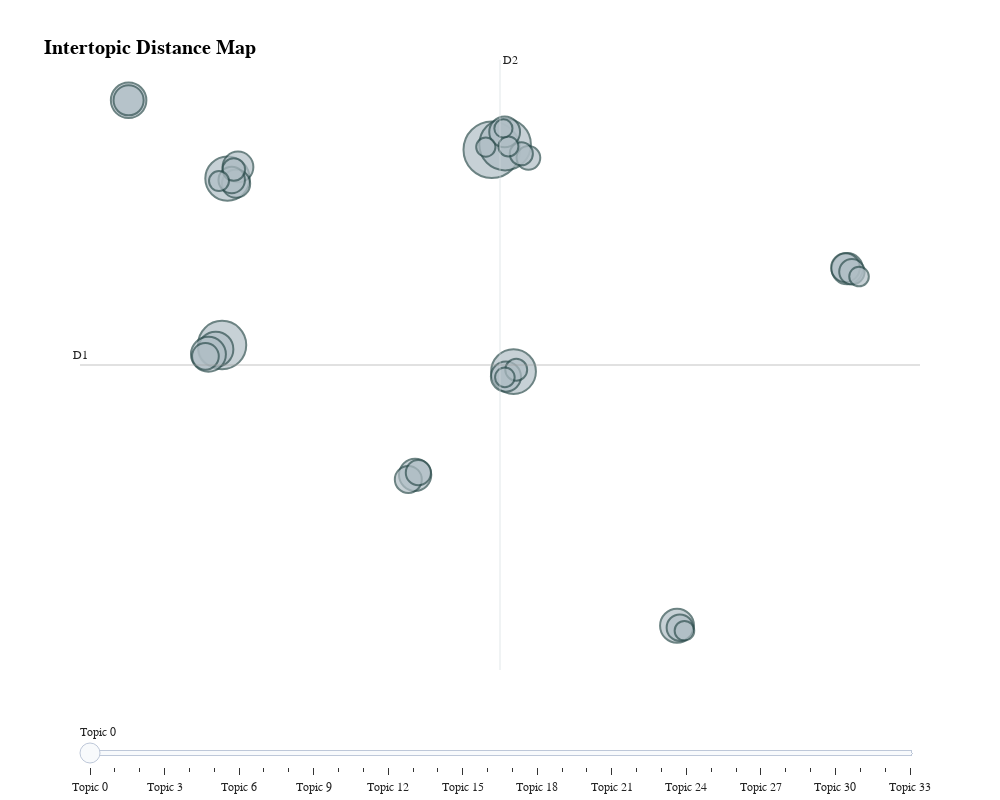

The cell this chart's notebook holds for it:
### Code cell
# ------------------------------------------------------------
# Visualize intertopic distances
# ------------------------------------------------------------

# N.B. UMAP (Uniform Manifold Approximation and Projection)
# used for dimensionality reduction. 
fig_2d = topic_model.visualize_topics(custom_labels=True)

# Update background and grid
fig_2d.update_layout(
    plot_bgcolor="white",
    paper_bgcolor="white",
    font_family="Arial",
    title_font_size=20,
    title_x=0.15,  # Center title
    width=1000,
    height=800,
    xaxis=dict(
        showgrid=False,
        zeroline=True,
        showline=True,
        ticks="outside",
        title=None
    ),
    yaxis=dict(
        showgrid=False,
        zeroline=True,
        showline=True,
        ticks="outside",
        title=None
    ),
    legend=dict(
        orientation="h",
        yanchor="bottom",
        y=1.02,
        xanchor="center",
        x=0.5
    )
)

fig_2d.write_image("../outputs/intertopic_distance_map_2D.png")
fig_2d.write_html("../outputs/intertopic_distance_map_2D.html")   

fig_2d.show()

### Figure 1 — Plotly figure (JSON) as saved in the notebook; plotly's stock layout.template omitted (floating-point values rounded to 4 significant figures)
{"data": [{"customdata": [[0, "safety | iosa | accidents | accident | audit", 233], [1, "security | information | passenger | smart security | screening", 194], [2, "settlement | billion | processed | bsp | cass", 170], [3, "charges | airport | airports | infrastructure | cost", 146], [4, "business | global | governments | important | great", 143], [5, "ndc | order | travel | airline | retailing", 92], [6, "baggage | fast travel | fast | boarding | passengers", 90], [7, "cargo | e-freight | freight | e-awb | chain", 89], [8, "saf | corsia | emissions | production | carbon", 84], [9, "regulation | rights | passenger rights | regulations | smarter", 76], [10, "markets | growth | load | premium | capacity", 71], [11, "covid-19 | health | testing | travel | pandemic", 69], [12, "airlines | airways | china | cargo | latam", 69], [13, "tax | taxes | taxation | government | tourism", 66], [14, "data | intelligence | consulting | cargois | solutions", 66], [15, "cargo | trade | growth | global | demand", 60], [16, "world | commercial | jobs | people | economic", 58], [17, "unruly | mc99 | mp14 | passengers | incidents", 53], [18, "ceiv | lithium | batteries | dangerous | dangerous goods", 52], [19, "training | itdi | strategic | courses | partners", 51], [20, "emissions | carbon | environmental | technology | fuel efficiency", 51], [21, "profit | billion | net | profits | profitability", 47], [22, "slot | wsg | slots | airport | airports", 46], [23, " |  |  |  | ", 41], [24, "fax | tel fax | tel | offices | box", 39], [25, "chairman | president | airlines | airways | mr", 37], [26, "atm | airspace | european | nextgen | traffic", 35], [27, "identity | id | digital | biometric | travel", 29], [28, "diversity | inclusion | diversity inclusion | female | gender", 29], [29, "ienva | waste | environmental | assessment | stage", 28], [30, "fuel | jet fuel | jet | supply | fuel supply", 28], [31, "oil | barrel | prices | fuel | price", 28], [32, "isago | ground | audits | audit | ground operations", 27], [33, "domestic | travel | rpks | international | traffic", 24]], "hovertemplate": "<b>Topic %{customdata[0]}</b><br>%{customdata[1]}<br>Size: %{customdata[2]}", "legendgroup": "", "marker": {"color": "#B0BEC5", "line": {"color": "DarkSlateGrey", "width": 2}, "size": [233, 194, 170, 146, 143, 92, 90, 89, 84, 76, 71, 69, 69, 66, 66, 60, 58, 53, 52, 51, 51, 47, 46, 41, 39, 37, 35, 29, 29, 28, 28, 28, 27, 24], "sizemode": "area", "sizeref": 0.1456, "symbol": "circle"}, "mode": "markers", "name": "", "orientation": "v", "showlegend": false, "type": "scatter", "x": [1.301, 1.744, -7.657, 2.024, -7.479, -10.76, -7.866, -8.111, 7.455, -1.245, 13.11, 1.729, -7.129, 1.771, -10.76, 13.05, -7.193, -1.472, -8.21, -7.338, 7.549, 13.26, -1.138, 2.518, 2.282, -7.268, 2.113, 1.854, -7.76, 7.7, 1.736, 13.5, 1.103, 1.688], "xaxis": "x", "y": [10.89, 11.15, 1.184, -0.1343, 9.454, 13.35, 0.9741, 0.7228, -12.77, -5.267, 4.975, 11.77, 10.03, -0.3862, 13.35, 5.027, 9.201, -5.494, 0.6216, 9.384, -12.86, 4.827, -5.16, 10.49, 10.69, 9.909, -0.04531, 11.05, 9.331, -13.01, -0.4218, 4.588, 11.02, 11.95], "yaxis": "y"}], "layout": {"annotations": [{"showarrow": false, "text": "D1", "x": -12.38, "y": 0.1912, "yshift": 10}, {"showarrow": false, "text": "D2", "x": 1.574, "xshift": 10, "y": 15.35}], "font": {"family": "Arial"}, "height": 800, "hoverlabel": {"bgcolor": "white", "font": {"family": "Rockwell", "size": 16}}, "legend": {"itemsizing": "constant", "orientation": "h", "tracegroupgap": 0, "x": 0.5, "xanchor": "center", "y": 1.02, "yanchor": "bottom"}, "margin": {"t": 60}, "paper_bgcolor": "white", "plot_bgcolor": "white", "shapes": [{"line": {"color": "#CFD8DC", "width": 2}, "type": "line", "x0": 1.574, "x1": 1.574, "y0": -14.97, "y1": 15.35}, {"line": {"color": "#9E9E9E", "width": 2}, "type": "line", "x0": -12.38, "x1": 15.52, "y0": 0.1912, "y1": 0.1912}], "sliders": [{"active": 0, "pad": {"t": 50}, "steps": [{"args": [{"marker.color": [["red", "#B0BEC5", "#B0BEC5", "#B0BEC5", "#B0BEC5", "#B0BEC5", "#B0BEC5", "#B0BEC5", "#B0BEC5", "#B0BEC5", "#B0BEC5", "#B0BEC5", "#B0BEC5", "#B0BEC5", "#B0BEC5", "#B0BEC5", "#B0BEC5", "#B0BEC5", "#B0BEC5", "#B0BEC5", "#B0BEC5", "#B0BEC5", "#B0BEC5", "#B0BEC5", "#B0BEC5", "#B0BEC5", "#B0BEC5", "#B0BEC5", "#B0BEC5", "#B0BEC5", "#B0BEC5", "#B0BEC5", "#B0BEC5", "#B0BEC5"]]}], "label": "Topic 0", "method": "update"}, {"args": [{"marker.color": [["#B0BEC5", "red", "#B0BEC5", "#B0BEC5", "#B0BEC5", "#B0BEC5", "#B0BEC5", "#B0BEC5", "#B0BEC5", "#B0BEC5", "#B0BEC5", "#B0BEC5", "#B0BEC5", "#B0BEC5", "#B0BEC5", "#B0BEC5", "#B0BEC5", "#B0BEC5", "#B0BEC5", "#B0BEC5", "#B0BEC5", "#B0BEC5", "#B0BEC5", "#B0BEC5", "#B0BEC5", "#B0BEC5", "#B0BEC5", "#B0BEC5", "#B0BEC5", "#B0BEC5", "#B0BEC5", "#B0BEC5", "#B0BEC5", "#B0BEC5"]]}], "label": "Topic 1", "method": "update"}, {"args": [{"marker.color": [["#B0BEC5", "#B0BEC5", "red", "#B0BEC5", "#B0BEC5", "#B0BEC5", "#B0BEC5", "#B0BEC5", "#B0BEC5", "#B0BEC5", "#B0BEC5", "#B0BEC5", "#B0BEC5", "#B0BEC5", "#B0BEC5", "#B0BEC5", "#B0BEC5", "#B0BEC5", "#B0BEC5", "#B0BEC5", "#B0BEC5", "#B0BEC5", "#B0BEC5", "#B0BEC5", "#B0BEC5", "#B0BEC5", "#B0BEC5", "#B0BEC5", "#B0BEC5", "#B0BEC5", "#B0BEC5", "#B0BEC5", "#B0BEC5", "#B0BEC5"]]}], "label": "Topic 2", "method": "update"}, {"args": [{"marker.color": [["#B0BEC5", "#B0BEC5", "#B0BEC5", "red", "#B0BEC5", "#B0BEC5", "#B0BEC5", "#B0BEC5", "#B0BEC5", "#B0BEC5", "#B0BEC5", "#B0BEC5", "#B0BEC5", "#B0BEC5", "#B0BEC5", "#B0BEC5", "#B0BEC5", "#B0BEC5", "#B0BEC5", "#B0BEC5", "#B0BEC5", "#B0BEC5", "#B0BEC5", "#B0BEC5", "#B0BEC5", "#B0BEC5", "#B0BEC5", "#B0BEC5", "#B0BEC5", "#B0BEC5", "#B0BEC5", "#B0BEC5", "#B0BEC5", "#B0BEC5"]]}], "label": "Topic 3", "method": "update"}, {"args": [{"marker.color": [["#B0BEC5", "#B0BEC5", "#B0BEC5", "#B0BEC5", "red", "#B0BEC5", "#B0BEC5", "#B0BEC5", "#B0BEC5", "#B0BEC5", "#B0BEC5", "#B0BEC5", "#B0BEC5", "#B0BEC5", "#B0BEC5", "#B0BEC5", "#B0BEC5", "#B0BEC5", "#B0BEC5", "#B0BEC5", "#B0BEC5", "#B0BEC5", "#B0BEC5", "#B0BEC5", "#B0BEC5", "#B0BEC5", "#B0BEC5", "#B0BEC5", "#B0BEC5", "#B0BEC5", "#B0BEC5", "#B0BEC5", "#B0BEC5", "#B0BEC5"]]}], "label": "Topic 4", "method": "update"}, {"args": [{"marker.color": [["#B0BEC5", "#B0BEC5", "#B0BEC5", "#B0BEC5", "#B0BEC5", "red", "#B0BEC5", "#B0BEC5", "#B0BEC5", "#B0BEC5", "#B0BEC5", "#B0BEC5", "#B0BEC5", "#B0BEC5", "#B0BEC5", "#B0BEC5", "#B0BEC5", "#B0BEC5", "#B0BEC5", "#B0BEC5", "#B0BEC5", "#B0BEC5", "#B0BEC5", "#B0BEC5", "#B0BEC5", "#B0BEC5", "#B0BEC5", "#B0BEC5", "#B0BEC5", "#B0BEC5", "#B0BEC5", "#B0BEC5", "#B0BEC5", "#B0BEC5"]]}], "label": "Topic 5", "method": "update"}, {"args": [{"marker.color": [["#B0BEC5", "#B0BEC5", "#B0BEC5", "#B0BEC5", "#B0BEC5", "#B0BEC5", "red", "#B0BEC5", "#B0BEC5", "#B0BEC5", "#B0BEC5", "#B0BEC5", "#B0BEC5", "#B0BEC5", "#B0BEC5", "#B0BEC5", "#B0BEC5", "#B0BEC5", "#B0BEC5", "#B0BEC5", "#B0BEC5", "#B0BEC5", "#B0BEC5", "#B0BEC5", "#B0BEC5", "#B0BEC5", "#B0BEC5", "#B0BEC5", "#B0BEC5", "#B0BEC5", "#B0BEC5", "#B0BEC5", "#B0BEC5", "#B0BEC5"]]}], "label": "Topic 6", "method": "update"}, {"args": [{"marker.color": [["#B0BEC5", "#B0BEC5", "#B0BEC5", "#B0BEC5", "#B0BEC5", "#B0BEC5", "#B0BEC5", "red", "#B0BEC5", "#B0BEC5", "#B0BEC5", "#B0BEC5", "#B0BEC5", "#B0BEC5", "#B0BEC5", "#B0BEC5", "#B0BEC5", "#B0BEC5", "#B0BEC5", "#B0BEC5", "#B0BEC5", "#B0BEC5", "#B0BEC5", "#B0BEC5", "#B0BEC5", "#B0BEC5", "#B0BEC5", "#B0BEC5", "#B0BEC5", "#B0BEC5", "#B0BEC5", "#B0BEC5", "#B0BEC5", "#B0BEC5"]]}], "label": "Topic 7", "method": "update"}, {"args": [{"marker.color": [["#B0BEC5", "#B0BEC5", "#B0BEC5", "#B0BEC5", "#B0BEC5", "#B0BEC5", "#B0BEC5", "#B0BEC5", "red", "#B0BEC5", "#B0BEC5", "#B0BEC5", "#B0BEC5", "#B0BEC5", "#B0BEC5", "#B0BEC5", "#B0BEC5", "#B0BEC5", "#B0BEC5", "#B0BEC5", "#B0BEC5", "#B0BEC5", "#B0BEC5", "#B0BEC5", "#B0BEC5", "#B0BEC5", "#B0BEC5", "#B0BEC5", "#B0BEC5", "#B0BEC5", "#B0BEC5", "#B0BEC5", "#B0BEC5", "#B0BEC5"]]}], "label": "Topic 8", "method": "update"}, {"args": [{"marker.color": [["#B0BEC5", "#B0BEC5", "#B0BEC5", "#B0BEC5", "#B0BEC5", "#B0BEC5", "#B0BEC5", "#B0BEC5", "#B0BEC5", "red", "#B0BEC5", "#B0BEC5", "#B0BEC5", "#B0BEC5", "#B0BEC5", "#B0BEC5", "#B0BEC5", "#B0BEC5", "#B0BEC5", "#B0BEC5", "#B0BEC5", "#B0BEC5", "#B0BEC5", "#B0BEC5", "#B0BEC5", "#B0BEC5", "#B0BEC5", "#B0BEC5", "#B0BEC5", "#B0BEC5", "#B0BEC5", "#B0BEC5", "#B0BEC5", "#B0BEC5"]]}], "label": "Topic 9", "method": "update"}, {"args": [{"marker.color": [["#B0BEC5", "#B0BEC5", "#B0BEC5", "#B0BEC5", "#B0BEC5", "#B0BEC5", "#B0BEC5", "#B0BEC5", "#B0BEC5", "#B0BEC5", "red", "#B0BEC5", "#B0BEC5", "#B0BEC5", "#B0BEC5", "#B0BEC5", "#B0BEC5", "#B0BEC5", "#B0BEC5", "#B0BEC5", "#B0BEC5", "#B0BEC5", "#B0BEC5", "#B0BEC5", "#B0BEC5", "#B0BEC5", "#B0BEC5", "#B0BEC5", "#B0BEC5", "#B0BEC5", "#B0BEC5", "#B0BEC5", "#B0BEC5", "#B0BEC5"]]}], "label": "Topic 10", "method": "update"}, {"args": [{"marker.color": [["#B0BEC5", "#B0BEC5", "#B0BEC5", "#B0BEC5", "#B0BEC5", "#B0BEC5", "#B0BEC5", "#B0BEC5", "#B0BEC5", "#B0BEC5", "#B0BEC5", "red", "#B0BEC5", "#B0BEC5", "#B0BEC5", "#B0BEC5", "#B0BEC5", "#B0BEC5", "#B0BEC5", "#B0BEC5", "#B0BEC5", "#B0BEC5", "#B0BEC5", "#B0BEC5", "#B0BEC5", "#B0BEC5", "#B0BEC5", "#B0BEC5", "#B0BEC5", "#B0BEC5", "#B0BEC5", "#B0BEC5", "#B0BEC5", "#B0BEC5"]]}], "label": "Topic 11", "method": "update"}, {"args": [{"marker.color": [["#B0BEC5", "#B0BEC5", "#B0BEC5", "#B0BEC5", "#B0BEC5", "#B0BEC5", "#B0BEC5", "#B0BEC5", "#B0BEC5", "#B0BEC5", "#B0BEC5", "#B0BEC5", "red", "#B0BEC5", "#B0BEC5", "#B0BEC5", "#B0BEC5", "#B0BEC5", "#B0BEC5", "#B0BEC5", "#B0BEC5", "#B0BEC5", "#B0BEC5", "#B0BEC5", "#B0BEC5", "#B0BEC5", "#B0BEC5", "#B0BEC5", "#B0BEC5", "#B0BEC5", "#B0BEC5", "#B0BEC5", "#B0BEC5", "#B0BEC5"]]}], "label": "Topic 12", "method": "update"}, {"args": [{"marker.color": [["#B0BEC5", "#B0BEC5", "#B0BEC5", "#B0BEC5", "#B0BEC5", "#B0BEC5", "#B0BEC5", "#B0BEC5", "#B0BEC5", "#B0BEC5", "#B0BEC5", "#B0BEC5", "#B0BEC5", "red", "#B0BEC5", "#B0BEC5", "#B0BEC5", "#B0BEC5", "#B0BEC5", "#B0BEC5", "#B0BEC5", "#B0BEC5", "#B0BEC5", "#B0BEC5", "#B0BEC5", "#B0BEC5", "#B0BEC5", "#B0BEC5", "#B0BEC5", "#B0BEC5", "#B0BEC5", "#B0BEC5", "#B0BEC5", "#B0BEC5"]]}], "label": "Topic 13", "method": "update"}, {"args": [{"marker.color": [["#B0BEC5", "#B0BEC5", "#B0BEC5", "#B0BEC5", "#B0BEC5", "#B0BEC5", "#B0BEC5", "#B0BEC5", "#B0BEC5", "#B0BEC5", "#B0BEC5", "#B0BEC5", "#B0BEC5", "#B0BEC5", "red", "#B0BEC5", "#B0BEC5", "#B0BEC5", "#B0BEC5", "#B0BEC5", "#B0BEC5", "#B0BEC5", "#B0BEC5", "#B0BEC5", "#B0BEC5", "#B0BEC5", "#B0BEC5", "#B0BEC5", "#B0BEC5", "#B0BEC5", "#B0BEC5", "#B0BEC5", "#B0BEC5", "#B0BEC5"]]}], "label": "Topic 14", "method": "update"}, {"args": [{"marker.color": [["#B0BEC5", "#B0BEC5", "#B0BEC5", "#B0BEC5", "#B0BEC5", "#B0BEC5", "#B0BEC5", "#B0BEC5", "#B0BEC5", "#B0BEC5", "#B0BEC5", "#B0BEC5", "#B0BEC5", "#B0BEC5", "#B0BEC5", "red", "#B0BEC5", "#B0BEC5", "#B0BEC5", "#B0BEC5", "#B0BEC5", "#B0BEC5", "#B0BEC5", "#B0BEC5", "#B0BEC5", "#B0BEC5", "#B0BEC5", "#B0BEC5", "#B0BEC5", "#B0BEC5", "#B0BEC5", "#B0BEC5", "#B0BEC5", "#B0BEC5"]]}], "label": "Topic 15", "method": "update"}, {"args": [{"marker.color": [["#B0BEC5", "#B0BEC5", "#B0BEC5", "#B0BEC5", "#B0BEC5", "#B0BEC5", "#B0BEC5", "#B0BEC5", "#B0BEC5", "#B0BEC5", "#B0BEC5", "#B0BEC5", "#B0BEC5", "#B0BEC5", "#B0BEC5", "#B0BEC5", "red", "#B0BEC5", "#B0BEC5", "#B0BEC5", "#B0BEC5", "#B0BEC5", "#B0BEC5", "#B0BEC5", "#B0BEC5", "#B0BEC5", "#B0BEC5", "#B0BEC5", "#B0BEC5", "#B0BEC5", "#B0BEC5", "#B0BEC5", "#B0BEC5", "#B0BEC5"]]}], "label": "Topic 16", "method": "update"}, {"args": [{"marker.color": [["#B0BEC5", "#B0BEC5", "#B0BEC5", "#B0BEC5", "#B0BEC5", "#B0BEC5", "#B0BEC5", "#B0BEC5", "#B0BEC5", "#B0BEC5", "#B0BEC5", "#B0BEC5", "#B0BEC5", "#B0BEC5", "#B0BEC5", "#B0BEC5", "#B0BEC5", "red", "#B0BEC5", "#B0BEC5", "#B0BEC5", "#B0BEC5", "#B0BEC5", "#B0BEC5", "#B0BEC5", "#B0BEC5", "#B0BEC5", "#B0BEC5", "#B0BEC5", "#B0BEC5", "#B0BEC5", "#B0BEC5", "#B0BEC5", "#B0BEC5"]]}], "label": "Topic 17", "method": "update"}, {"args": [{"marker.color": [["#B0BEC5", "#B0BEC5", "#B0BEC5", "#B0BEC5", "#B0BEC5", "#B0BEC5", "#B0BEC5", "#B0BEC5", "#B0BEC5", "#B0BEC5", "#B0BEC5", "#B0BEC5", "#B0BEC5", "#B0BEC5", "#B0BEC5", "#B0BEC5", "#B0BEC5", "#B0BEC5", "red", "#B0BEC5", "#B0BEC5", "#B0BEC5", "#B0BEC5", "#B0BEC5", "#B0BEC5", "#B0BEC5", "#B0BEC5", "#B0BEC5", "#B0BEC5", "#B0BEC5", "#B0BEC5", "#B0BEC5", "#B0BEC5", "#B0BEC5"]]}], "label": "Topic 18", "method": "update"}, {"args": [{"marker.color": [["#B0BEC5", "#B0BEC5", "#B0BEC5", "#B0BEC5", "#B0BEC5", "#B0BEC5", "#B0BEC5", "#B0BEC5", "#B0BEC5", "#B0BEC5", "#B0BEC5", "#B0BEC5", "#B0BEC5", "#B0BEC5", "#B0BEC5", "#B0BEC5", "#B0BEC5", "#B0BEC5", "#B0BEC5", "red", "#B0BEC5", "#B0BEC5", "#B0BEC5", "#B0BEC5", "#B0BEC5", "#B0BEC5", "#B0BEC5", "#B0BEC5", "#B0BEC5", "#B0BEC5", "#B0BEC5", "#B0BEC5", "#B0BEC5", "#B0BEC5"]]}], "label": "Topic 19", "method": "update"}, {"args": [{"marker.color": [["#B0BEC5", "#B0BEC5", "#B0BEC5", "#B0BEC5", "#B0BEC5", "#B0BEC5", "#B0BEC5", "#B0BEC5", "#B0BEC5", "#B0BEC5", "#B0BEC5", "#B0BEC5", "#B0BEC5", "#B0BEC5", "#B0BEC5", "#B0BEC5", "#B0BEC5", "#B0BEC5", "#B0BEC5", "#B0BEC5", "red", "#B0BEC5", "#B0BEC5", "#B0BEC5", "#B0BEC5", "#B0BEC5", "#B0BEC5", "#B0BEC5", "#B0BEC5", "#B0BEC5", "#B0BEC5", "#B0BEC5", "#B0BEC5", "#B0BEC5"]]}], "label": "Topic 20", "method": "update"}, {"args": [{"marker.color": [["#B0BEC5", "#B0BEC5", "#B0BEC5", "#B0BEC5", "#B0BEC5", "#B0BEC5", "#B0BEC5", "#B0BEC5", "#B0BEC5", "#B0BEC5", "#B0BEC5", "#B0BEC5", "#B0BEC5", "#B0BEC5", "#B0BEC5", "#B0BEC5", "#B0BEC5", "#B0BEC5", "#B0BEC5", "#B0BEC5", "#B0BEC5", "red", "#B0BEC5", "#B0BEC5", "#B0BEC5", "#B0BEC5", "#B0BEC5", "#B0BEC5", "#B0BEC5", "#B0BEC5", "#B0BEC5", "#B0BEC5", "#B0BEC5", "#B0BEC5"]]}], "label": "Topic 21", "method": "update"}, {"args": [{"marker.color": [["#B0BEC5", "#B0BEC5", "#B0BEC5", "#B0BEC5", "#B0BEC5", "#B0BEC5", "#B0BEC5", "#B0BEC5", "#B0BEC5", "#B0BEC5", "#B0BEC5", "#B0BEC5", "#B0BEC5", "#B0BEC5", "#B0BEC5", "#B0BEC5", "#B0BEC5", "#B0BEC5", "#B0BEC5", "#B0BEC5", "#B0BEC5", "#B0BEC5", "red", "#B0BEC5", "#B0BEC5", "#B0BEC5", "#B0BEC5", "#B0BEC5", "#B0BEC5", "#B0BEC5", "#B0BEC5", "#B0BEC5", "#B0BEC5", "#B0BEC5"]]}], "label": "Topic 22", "method": "update"}, {"args": [{"marker.color": [["#B0BEC5", "#B0BEC5", "#B0BEC5", "#B0BEC5", "#B0BEC5", "#B0BEC5", "#B0BEC5", "#B0BEC5", "#B0BEC5", "#B0BEC5", "#B0BEC5", "#B0BEC5", "#B0BEC5", "#B0BEC5", "#B0BEC5", "#B0BEC5", "#B0BEC5", "#B0BEC5", "#B0BEC5", "#B0BEC5", "#B0BEC5", "#B0BEC5", "#B0BEC5", "red", "#B0BEC5", "#B0BEC5", "#B0BEC5", "#B0BEC5", "#B0BEC5", "#B0BEC5", "#B0BEC5", "#B0BEC5", "#B0BEC5", "#B0BEC5"]]}], "label": "Topic 23", "method": "update"}, {"args": [{"marker.color": [["#B0BEC5", "#B0BEC5", "#B0BEC5", "#B0BEC5", "#B0BEC5", "#B0BEC5", "#B0BEC5", "#B0BEC5", "#B0BEC5", "#B0BEC5", "#B0BEC5", "#B0BEC5", "#B0BEC5", "#B0BEC5", "#B0BEC5", "#B0BEC5", "#B0BEC5", "#B0BEC5", "#B0BEC5", "#B0BEC5", "#B0BEC5", "#B0BEC5", "#B0BEC5", "#B0BEC5", "red", "#B0BEC5", "#B0BEC5", "#B0BEC5", "#B0BEC5", "#B0BEC5", "#B0BEC5", "#B0BEC5", "#B0BEC5", "#B0BEC5"]]}], "label": "Topic 24", "method": "update"}, {"args": [{"marker.color": [["#B0BEC5", "#B0BEC5", "#B0BEC5", "#B0BEC5", "#B0BEC5", "#B0BEC5", "#B0BEC5", "#B0BEC5", "#B0BEC5", "#B0BEC5", "#B0BEC5", "#B0BEC5", "#B0BEC5", "#B0BEC5", "#B0BEC5", "#B0BEC5", "#B0BEC5", "#B0BEC5", "#B0BEC5", "#B0BEC5", "#B0BEC5", "#B0BEC5", "#B0BEC5", "#B0BEC5", "#B0BEC5", "red", "#B0BEC5", "#B0BEC5", "#B0BEC5", "#B0BEC5", "#B0BEC5", "#B0BEC5", "#B0BEC5", "#B0BEC5"]]}], "label": "Topic 25", "method": "update"}, {"args": [{"marker.color": [["#B0BEC5", "#B0BEC5", "#B0BEC5", "#B0BEC5", "#B0BEC5", "#B0BEC5", "#B0BEC5", "#B0BEC5", "#B0BEC5", "#B0BEC5", "#B0BEC5", "#B0BEC5", "#B0BEC5", "#B0BEC5", "#B0BEC5", "#B0BEC5", "#B0BEC5", "#B0BEC5", "#B0BEC5", "#B0BEC5", "#B0BEC5", "#B0BEC5", "#B0BEC5", "#B0BEC5", "#B0BEC5", "#B0BEC5", "red", "#B0BEC5", "#B0BEC5", "#B0BEC5", "#B0BEC5", "#B0BEC5", "#B0BEC5", "#B0BEC5"]]}], "label": "Topic 26", "method": "update"}, {"args": [{"marker.color": [["#B0BEC5", "#B0BEC5", "#B0BEC5", "#B0BEC5", "#B0BEC5", "#B0BEC5", "#B0BEC5", "#B0BEC5", "#B0BEC5", "#B0BEC5", "#B0BEC5", "#B0BEC5", "#B0BEC5", "#B0BEC5", "#B0BEC5", "#B0BEC5", "#B0BEC5", "#B0BEC5", "#B0BEC5", "#B0BEC5", "#B0BEC5", "#B0BEC5", "#B0BEC5", "#B0BEC5", "#B0BEC5", "#B0BEC5", "#B0BEC5", "red", "#B0BEC5", "#B0BEC5", "#B0BEC5", "#B0BEC5", "#B0BEC5", "#B0BEC5"]]}], "label": "Topic 27", "method": "update"}, {"args": [{"marker.color": [["#B0BEC5", "#B0BEC5", "#B0BEC5", "#B0BEC5", "#B0BEC5", "#B0BEC5", "#B0BEC5", "#B0BEC5", "#B0BEC5", "#B0BEC5", "#B0BEC5", "#B0BEC5", "#B0BEC5", "#B0BEC5", "#B0BEC5", "#B0BEC5", "#B0BEC5", "#B0BEC5", "#B0BEC5", "#B0BEC5", "#B0BEC5", "#B0BEC5", "#B0BEC5", "#B0BEC5", "#B0BEC5", "#B0BEC5", "#B0BEC5", "#B0BEC5", "red", "#B0BEC5", "#B0BEC5", "#B0BEC5", "#B0BEC5", "#B0BEC5"]]}], "label": "Topic 28", "method": "update"}, {"args": [{"marker.color": [["#B0BEC5", "#B0BEC5", "#B0BEC5", "#B0BEC5", "#B0BEC5", "#B0BEC5", "#B0BEC5", "#B0BEC5", "#B0BEC5", "#B0BEC5", "#B0BEC5", "#B0BEC5", "#B0BEC5", "#B0BEC5", "#B0BEC5", "#B0BEC5", "#B0BEC5", "#B0BEC5", "#B0BEC5", "#B0BEC5", "#B0BEC5", "#B0BEC5", "#B0BEC5", "#B0BEC5", "#B0BEC5", "#B0BEC5", "#B0BEC5", "#B0BEC5", "#B0BEC5", "red", "#B0BEC5", "#B0BEC5", "#B0BEC5", "#B0BEC5"]]}], "label": "Topic 29", "method": "update"}, {"args": [{"marker.color": [["#B0BEC5", "#B0BEC5", "#B0BEC5", "#B0BEC5", "#B0BEC5", "#B0BEC5", "#B0BEC5", "#B0BEC5", "#B0BEC5", "#B0BEC5", "#B0BEC5", "#B0BEC5", "#B0BEC5", "#B0BEC5", "#B0BEC5", "#B0BEC5", "#B0BEC5", "#B0BEC5", "#B0BEC5", "#B0BEC5", "#B0BEC5", "#B0BEC5", "#B0BEC5", "#B0BEC5", "#B0BEC5", "#B0BEC5", "#B0BEC5", "#B0BEC5", "#B0BEC5", "#B0BEC5", "red", "#B0BEC5", "#B0BEC5", "#B0BEC5"]]}], "label": "Topic 30", "method": "update"}, {"args": [{"marker.color": [["#B0BEC5", "#B0BEC5", "#B0BEC5", "#B0BEC5", "#B0BEC5", "#B0BEC5", "#B0BEC5", "#B0BEC5", "#B0BEC5", "#B0BEC5", "#B0BEC5", "#B0BEC5", "#B0BEC5", "#B0BEC5", "#B0BEC5", "#B0BEC5", "#B0BEC5", "#B0BEC5", "#B0BEC5", "#B0BEC5", "#B0BEC5", "#B0BEC5", "#B0BEC5", "#B0BEC5", "#B0BEC5", "#B0BEC5", "#B0BEC5", "#B0BEC5", "#B0BEC5", "#B0BEC5", "#B0BEC5", "red", "#B0BEC5", "#B0BEC5"]]}], "label": "Topic 31", "method": "update"}, {"args": [{"marker.color": [["#B0BEC5", "#B0BEC5", "#B0BEC5", "#B0BEC5", "#B0BEC5", "#B0BEC5", "#B0BEC5", "#B0BEC5", "#B0BEC5", "#B0BEC5", "#B0BEC5", "#B0BEC5", "#B0BEC5", "#B0BEC5", "#B0BEC5", "#B0BEC5", "#B0BEC5", "#B0BEC5", "#B0BEC5", "#B0BEC5", "#B0BEC5", "#B0BEC5", "#B0BEC5", "#B0BEC5", "#B0BEC5", "#B0BEC5", "#B0BEC5", "#B0BEC5", "#B0BEC5", "#B0BEC5", "#B0BEC5", "#B0BEC5", "red", "#B0BEC5"]]}], "label": "Topic 32", "method": "update"}, {"args": [{"marker.color": [["#B0BEC5", "#B0BEC5", "#B0BEC5", "#B0BEC5", "#B0BEC5", "#B0BEC5", "#B0BEC5", "#B0BEC5", "#B0BEC5", "#B0BEC5", "#B0BEC5", "#B0BEC5", "#B0BEC5", "#B0BEC5", "#B0BEC5", "#B0BEC5", "#B0BEC5", "#B0BEC5", "#B0BEC5", "#B0BEC5", "#B0BEC5", "#B0BEC5", "#B0BEC5", "#B0BEC5", "#B0BEC5", "#B0BEC5", "#B0BEC5", "#B0BEC5", "#B0BEC5", "#B0BEC5", "#B0BEC5", "#B0BEC5", "#B0BEC5", "red"]]}], "label": "Topic 33", "method": "update"}]}], "title": {"font": {"color": "Black", "size": 20}, "text": "<b>Intertopic Distance Map</b>", "x": 0.15, "xanchor": "center", "y": 0.95, "yanchor": "top"}, "width": 1000, "xaxis": {"anchor": "y", "domain": [0, 1], "range": [-12.38, 15.52], "showgrid": false, "showline": true, "ticks": "outside", "title": {}, "visible": false, "zeroline": true}, "yaxis": {"anchor": "x", "domain": [0, 1], "range": [-14.97, 15.35], "showgrid": false, "showline": true, "ticks": "outside", "title": {}, "visible": false, "zeroline": true}}}
